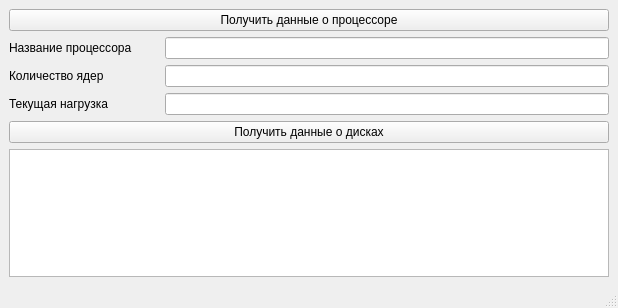
<?xml version="1.0" encoding="UTF-8"?>
<ui version="4.0">
 <class>MainWindow</class>
 <widget class="QMainWindow" name="MainWindow">
  <property name="geometry">
   <rect>
    <x>0</x>
    <y>0</y>
    <width>618</width>
    <height>308</height>
   </rect>
  </property>
  <property name="windowTitle">
   <string>MainWindow</string>
  </property>
  <widget class="QWidget" name="centralwidget">
   <layout class="QVBoxLayout" name="verticalLayout_2">
    <item>
     <layout class="QVBoxLayout" name="verticalLayout">
      <item>
       <widget class="QPushButton" name="pushButton">
        <property name="minimumSize">
         <size>
          <width>200</width>
          <height>0</height>
         </size>
        </property>
        <property name="text">
         <string>Получить данные о процессоре</string>
        </property>
       </widget>
      </item>
      <item>
       <layout class="QHBoxLayout" name="horizontalLayout">
        <item>
         <widget class="QLabel" name="label">
          <property name="minimumSize">
           <size>
            <width>150</width>
            <height>0</height>
           </size>
          </property>
          <property name="text">
           <string>Название процессора</string>
          </property>
         </widget>
        </item>
        <item>
         <widget class="QLineEdit" name="lineEdit"/>
        </item>
       </layout>
      </item>
      <item>
       <layout class="QHBoxLayout" name="horizontalLayout_2">
        <item>
         <widget class="QLabel" name="label_2">
          <property name="minimumSize">
           <size>
            <width>150</width>
            <height>0</height>
           </size>
          </property>
          <property name="text">
           <string>Количество ядер</string>
          </property>
         </widget>
        </item>
        <item>
         <widget class="QLineEdit" name="lineEdit_2"/>
        </item>
       </layout>
      </item>
      <item>
       <layout class="QHBoxLayout" name="horizontalLayout_3">
        <item>
         <widget class="QLabel" name="label_3">
          <property name="minimumSize">
           <size>
            <width>150</width>
            <height>0</height>
           </size>
          </property>
          <property name="text">
           <string>Текущая нагрузка</string>
          </property>
         </widget>
        </item>
        <item>
         <widget class="QLineEdit" name="lineEdit_3"/>
        </item>
       </layout>
      </item>
      <item>
       <widget class="QPushButton" name="pushButton_2">
        <property name="minimumSize">
         <size>
          <width>200</width>
          <height>0</height>
         </size>
        </property>
        <property name="text">
         <string>Получить данные о дисках</string>
        </property>
       </widget>
      </item>
      <item>
       <widget class="QTextEdit" name="textEdit"/>
      </item>
     </layout>
    </item>
   </layout>
  </widget>
  <widget class="QMenuBar" name="menubar">
   <property name="geometry">
    <rect>
     <x>0</x>
     <y>0</y>
     <width>618</width>
     <height>22</height>
    </rect>
   </property>
  </widget>
  <widget class="QStatusBar" name="statusbar"/>
 </widget>
 <resources/>
 <connections/>
</ui>
